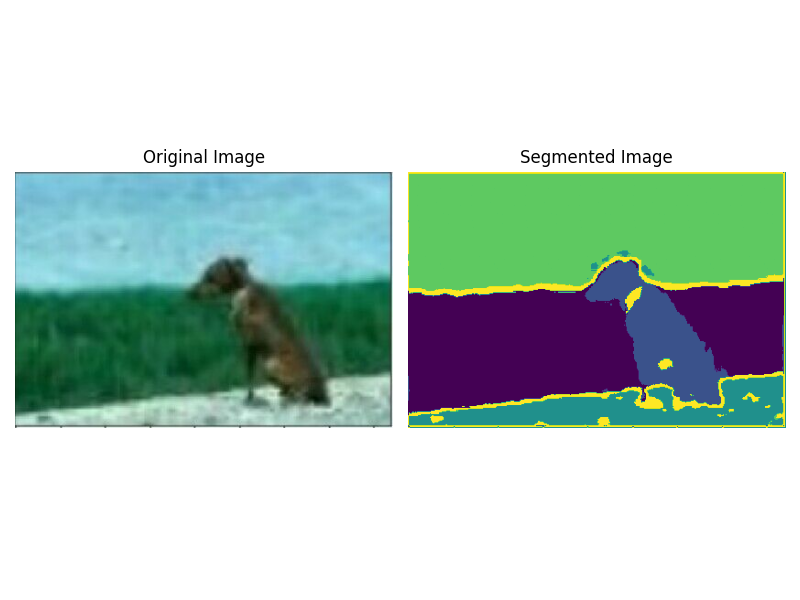

Python code for this plot:
import sys
sys.path.append("D:\python\lib\site-packages")
import numpy as np
import matplotlib.pyplot as plt
import cv2


# 定义FCM函数
def FCM(X, c, m, eps, max_its):
    num = X.shape[0]
    u = np.random.random((num, c))
    u = np.divide(u, np.sum(u, axis=1)[:, np.newaxis])

    it = 0
    while it < max_its:
        it += 1

        um = u ** m
        center = np.divide(np.dot(um.T, X), np.sum(um.T, axis=1)[:, np.newaxis])

        distance = np.zeros((num, c))
        for i, x in enumerate(X):
            for j, v in enumerate(center):
                distance[i][j] = np.linalg.norm(v - x) ** 2

        new_u = np.zeros((len(X), c))
        for i in range(num):
            for j in range(c):
                new_u[i][j] = 1. / np.sum((distance[i][j] / distance[i]) ** (2 / (m - 1)))

        if np.sum(abs(new_u - u)) < eps:
            break

        u = new_u

    return np.argmax(u, axis=1)


# 读取彩色图像
image = cv2.imread('C:\\Users\\86178\\Desktop\\111.jpg')  # 替换为你的图像文件路径
image = cv2.cvtColor(image, cv2.COLOR_BGR2RGB)  # OpenCV读取的是BGR格式，转换为RGB格式

# 将图像数据重塑为二维数组
X = image.reshape(-1, 3)

# 设置FCM算法的参数
c = 5  # 聚类数目
m = 2  # 模糊度指数
eps = 1e-5  # 收敛阈值
max_its = 100  # 最大迭代次数

# 调用FCM函数进行聚类
labels = FCM(X, c, m, eps, max_its)

# 根据聚类结果对图像进行分割
segmented_image = labels.reshape(image.shape[:2])  # 将一维的标签转换回图像形状

# 可视化分割结果
plt.figure(figsize=(8, 6))

plt.subplot(1, 2, 1)
plt.imshow(image)
plt.title('Original Image')
plt.axis('off')

plt.subplot(1, 2, 2)
plt.imshow(segmented_image, cmap='viridis')
plt.title('Segmented Image')
plt.axis('off')

plt.tight_layout()
plt.show()
